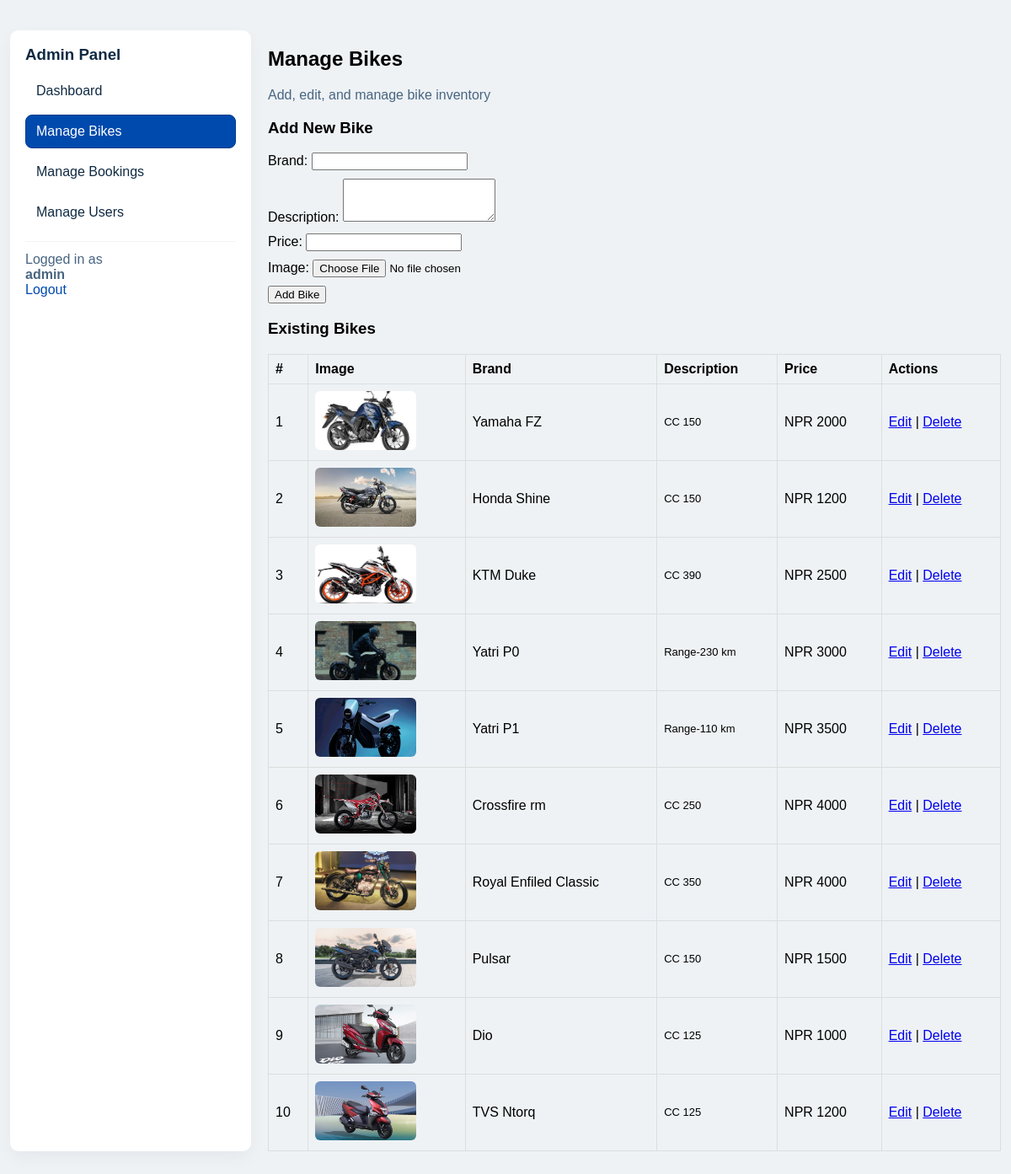
The app's page /admin/manage_bikes.php (signed in) with its own data.
### tables this page shows
CREATE TABLE bikes (
    id INT AUTO_INCREMENT PRIMARY KEY,
    brand VARCHAR(100),
    description TEXT,
    price INT CHECK (price >= 0),
    image VARCHAR(255),
    status VARCHAR(50) DEFAULT 'available'
);

### admin/manage_bikes.php (the view, shortened to what this page needs)
<?php
include '../config.php';
$editBike = null;
$res = mysqli_query($conn, "SELECT * FROM bikes ORDER BY id ASC");
?>
<!DOCTYPE html>
<html>
<head>
	<link rel="stylesheet" href="../assets/css/style.css">
</head>
<body>
<div class="admin-container">
  <aside class="sidebar">
    <h3>Admin Panel</h3>
    <nav>
      <a href="admin_dashboard.php" class="nav-link">Dashboard</a>
      <a href="manage_bikes.php" class="nav-link active">Manage Bikes</a>
      <a href="manage_bookings.php" class="nav-link">Manage Bookings</a>
      <a href="manage_users.php" class="nav-link">Manage Users</a>
    </nav>
    <div style="margin-top:14px;border-top:1px solid #f1f5f9;padding-top:12px;color:#486581">Logged in as<br><strong><?= htmlspecialchars($_SESSION['admin']) ?></strong><br><a class="small-link" href="../logout.php">Logout</a></div>
  </aside>
  <main class="main">
    <div class="admin-header">
      <div>
        <h2 class="admin-title">Manage Bikes</h2>
        <div style="color:#486581">Add, edit, and manage bike inventory</div>
      </div>
    </div>
    <div class="card">
	<?php if($editBike): ?>
		<h3>Edit Bike #<?= (int)$editBike['id'] ?></h3>
		<form id="bikeForm" method="POST" enctype="multipart/form-data">
			<input type="hidden" name="id" value="<?= (int)$editBike['id'] ?>">
			<div class="form-row">
				Brand: <input id="brand" name="brand" value="<?= htmlspecialchars($editBike['brand']) ?>" required>
				<span id="brand-error" class="live-error" style="display:none;color:#b00020;font-size:13px;margin-top:4px;"></span>
			</div>
			<div class="form-row">
				Description: <textarea id="description" name="description" rows="3" required><?= htmlspecialchars($editBike['description'] ?? '') ?></textarea>
				<span id="description-error" class="live-error" style="display:none;color:#b00020;font-size:13px;margin-top:4px;"></span>
			</div>
			<div class="form-row">
				Price: <input id="price" name="price" type="number" value="<?= (int)$editBike['price'] ?>" required>
				<span id="price-error" class="live-error" style="display:none;color:#b00020;font-size:13px;margin-top:4px;"></span>
			</div>
			<div class="form-row">Image: <input type="file" name="image"></div>
			<div class="form-row"><button name="edit_bike">Save Changes</button> <a href="manage_bikes.php">Cancel</a></div>
		</form>
	<?php else: ?>
		<h3>Add New Bike</h3>
		<form id="bikeForm" method="POST" enctype="multipart/form-data">
			<div class="form-row">
				Brand: <input id="brand" name="brand" required>
			</div>
			<div class="form-row">
				Description: <textarea id="description" name="description" rows="3" required></textarea>
			</div>
			<div class="form-row">
				Price: <input id="price" name="price" type="number" min="0" required>
			</div>
			<div class="form-row">Image: <input type="file" name="image" required></div>
			<div class="form-row"><button name="add_bike">Add Bike</button></div>
		</form>
	<?php endif; ?>
	<h3>Existing Bikes</h3>
	<table>
		<tr><th>#</th><th>Image</th><th>Brand</th><th>Description</th><th>Price</th><th>Actions</th></tr>
		<?php $sn = 1; while($row = mysqli_fetch_assoc($res)): ?>
			<tr>
				<td><?= $sn++ ?></td>
				<td><?php if($row['image']): ?><img class="thumb" src="../<?= htmlspecialchars($row['image']) ?>" alt="Bike image"><?php endif; ?></td>
				<td><?= htmlspecialchars($row['brand']) ?></td>
				<td style="max-width:200px;font-size:13px;"><?= htmlspecialchars($row['description'] ?? 'No description') ?></td>
				<td>NPR <?= htmlspecialchars($row['price']) ?></td>
				<td>
					<a href="?edit=<?= (int)$row['id'] ?>">Edit</a> |
					<a href="?delete=<?= (int)$row['id'] ?>" onclick="return confirm('Delete this bike?')">Delete</a>
				</td>
			</tr>
		<?php endwhile; ?>
	</table>
    </div>
  </main>
</div>
</body>
</html>

### assets/css/style.css (style rules this page uses)
body { font-family: Arial; background:#eef2f5; margin:0; }
.form-row { margin:12px 0 }
.small-link { color:#004aad;text-decoration:none }
.admin-container { display:flex;gap:20px;max-width:1200px;margin:24px auto;padding:12px }
.sidebar { width:250px;background:#fff;padding:18px;border-radius:10px;box-shadow:0 8px 20px rgba(20,30,60,.04) }
.sidebar h3 { margin:0 0 12px;color:#102a43 }
.sidebar nav a { display:block;padding:10px 12px;margin-bottom:8px;color:#102a43;text-decoration:none;border-radius:8px;border:1px solid transparent }
.sidebar nav a.active { background:#004aad;color:#fff;border-color:#003a8c }
.main { flex:1 }
.card h3 { display:flex; align-items:center; gap:10px }

### admin/manage_bikes.php (style rules this page uses)
table { width:100%;border-collapse:collapse }
th,td { padding:8px;border:1px solid #ddd;text-align:left }
img.thumb { width:120px;height:70px;object-fit:cover;border-radius:6px }
.form-row { margin:10px 0 }

### records on screen
bikes: image (picture), brand "Yamaha FZ", description "CC 150", price "2000"
bikes: image (picture), brand "Honda Shine", description "CC 150", price "1200"
bikes: image (picture), brand "KTM Duke", description "CC 390", price "2500"
bikes: image (picture), brand "Yatri P0", description "Range-230 km", price "3000"
bikes: image (picture), brand "Yatri P1", description "Range-110 km", price "3500"
bikes: image (picture), brand "Crossfire rm", description "CC 250", price "4000"
bikes: image (picture), brand "Royal Enfiled Classic", description "CC 350", price "4000"
bikes: image (picture), brand "Pulsar", description "CC 150", price "1500"
bikes: image (picture), brand "Dio", description "CC 125", price "1000"
bikes: image (picture), brand "TVS Ntorq", description "CC 125", price "1200"

### other values on screen
$_SESSION['admin'] "admin"
